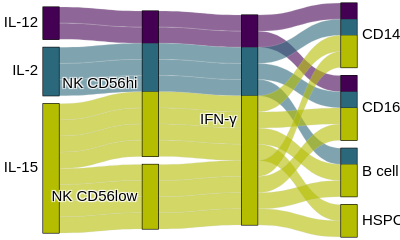

Here is the notebook cell this chart was saved with:
### Code cell
def create_parcats_diagram(df,
                           column_names, # List of column names in order
                           column_orders=None, # List of order lists, or None
                           title=None,
                           color_column=None, # Optional: column name to use for coloring paths
                           colorscale=None,  # Optional: Plotly colorscale for path_color_column)
    ):
    """
    Create a Parallel Categories (Parcats) diagram.

    Parameters:
    df (pd.DataFrame): DataFrame containing the data. Each row is an observation/path.
    column_names (list): List of strings, names of the columns to include as dimensions.
    column_orders (list of lists, optional): List where each element is a list of unique values 
                                             for the corresponding column in column_names, in desired order.
                                             If None, order is inferred from data.
    title (str, optional): Title of the diagram.
    color_column (str, optional): Name of a column in df whose values will be used to color the paths.
                                  This column's values should ideally be numeric for continuous coloring,
                                  or can be categorical if a suitable categorical colorscale is provided
                                  or if Plotly handles it by default.
    colorscale (str or list, optional): Plotly colorscale name (e.g., 'Viridis') or custom scale.
    category_spacing (float, optional): Spacing between categories on an axis (normalized, 0 to 1).
                                        Default is 0.03. Smaller values reduce space.
    """
    if len(column_names) < 2:
        raise ValueError("At least two columns must be specified for a Parcats diagram.")
    if column_orders and len(column_names) != len(column_orders):
        raise ValueError("Length of column_names and column_orders must match.")
    
    def _adaptive_spacing(df, cols, gap_total=0.25):
        n_cats  = {c: df[c].nunique() for c in cols}
        return {c: 0 if n_cats[c] == 1
                else gap_total/(n_cats[c]-1)
                for c in cols}
    spacings = _adaptive_spacing(df, column_names, gap_total=5)    
    print(spacings)
    
    dimensions = []
    for i, col_name in enumerate(column_names):
        if col_name not in df.columns:
            raise ValueError(f"Column '{col_name}' not found in DataFrame.")
        
        dim = dict(
            label=None,  # No explicit label for the dimension axis itself
            values=df[col_name],
            categoryspacing=spacings[col_name]  # Reduce vertical distance between categories
        )
        if column_orders and column_orders[i] is not None:
            unique_vals_in_df = df[col_name].unique()
            ordered_categories = [val for val in column_orders[i] if val in unique_vals_in_df]
            for val in unique_vals_in_df:
                if val not in ordered_categories:
                    ordered_categories.append(val)
            dim['categoryarray'] = ordered_categories
        dimensions.append(dim)
    
    if 'count' not in df.columns: 
        grouped_df = df.groupby(column_names, observed=True).size().reset_index(name='_parcats_count_')
        # Rebuild dimensions based on grouped_df
        dimensions = []
        for i, col_name in enumerate(column_names):
            dim = dict(
                label=None, 
                values=grouped_df[col_name],
            )
            if column_orders and column_orders[i] is not None:
                unique_vals_in_grouped_df = grouped_df[col_name].unique()
                ordered_categories = [val for val in column_orders[i] if val in unique_vals_in_grouped_df]
                for val in unique_vals_in_grouped_df:
                    if val not in ordered_categories:
                        ordered_categories.append(val)
                dim['categoryarray'] = ordered_categories
            dimensions.append(dim)
        counts_values = grouped_df['_parcats_count_']
    else: 
        counts_values = df['count']
        
    parcats_data = dict(
        dimensions=dimensions,
        counts=counts_values, 
        line=dict(shape='hspline') 
    )

    if color_column:
        # Determine which DataFrame to use for color data
        color_data_source_df = grouped_df if 'grouped_df' in locals() else df
        
        if color_column not in color_data_source_df.columns:
             raise ValueError(f"Color column '{color_column}' not found in the relevant DataFrame.")
        
        color_data_values = color_data_source_df[color_column]

        if pd.api.types.is_numeric_dtype(color_data_values):
            parcats_data['line']['color'] = color_data_values
            parcats_data['line']['edgecolor'] = "none"
            parcats_data['line']['showscale'] = True 
            if colorscale:
                parcats_data['line']['colorscale'] = colorscale
        else: 
            unique_color_categories = color_data_values.astype('category')
            parcats_data['line']['color'] = unique_color_categories.cat.codes
            if colorscale: 
                 parcats_data['line']['colorscale'] = colorscale


    fig = go.Figure(data=[go.Parcats(parcats_data)])
    
    fig.update_layout(
        title=title,
        margin=dict(l=2.5, r=2.5, t=20 if title else 2.5, b=2.5),
        width=400,
        height=160,
        font=dict(size=18, family="Helvetica", color='black') # Global font color
    )
    return fig

# Define the full list of orderings for Parcats
column_order = ["primary_cytokine", "secreting_cell_types", "secondary_cytokine", "responding_cell_type"]
all_column_orders = [
    ["IL-12", "IL-2", "IL-15", "TSLP", "IFN-γ"], 
    ['NK CD56hi', 'NK CD56low', "cDC", "HSPC"],
    #["IFN-γ", "TL1A", "IL-15"], 
    ["IFN-γ"], 
    ['CD14 Mono', 'CD16 Mono','B cell', 'CD8 T cell', 'Treg', 'NKT', 'ILC', 'pDC', 'cDC', 'HSPC', 'CD4 T cell', 'MAIT', 'NK CD56hi', 'NK CD56low'],
]

# Pre-order the DataFrame based on the column orders
df_all_secondary_responses_filter = df_all_secondary_responses.copy()
# Create ordered categorical columns for each dimension
for col, order in zip(column_order, all_column_orders):
    df_all_secondary_responses_filter[col] = pd.Categorical(
        df_all_secondary_responses_filter[col],
        categories=order,
        ordered=True
    )
# Sort the DataFrame based on the ordered columns
df_all_secondary_responses_filter = df_all_secondary_responses_filter.sort_values(by=column_order)


fig_parcats = create_parcats_diagram(
    df=df_all_secondary_responses_filter,
    column_names=column_order,
    column_orders=all_column_orders,
    color_column=column_order[0],
    colorscale=[ [0.0, "#440154"], [0.7, "#21918c"], [0.92, "#fde725"], [1.0, "#b5bd00"] ],  # Custom Viridis: last color is darker yellow-green
)
fig_parcats.show()
fig_parcats.write_image(os.path.join(plot_folder, f"6.1.5_secondary_response_parcats.svg"), engine="kaleido")
fig_parcats.write_image(os.path.join(plot_folder, f"6.1.5_secondary_response_parcats.png"), engine="kaleido")

### Figure 1 — Plotly figure (JSON) as saved in the notebook; plotly's stock layout.template omitted (floating-point values rounded to 4 significant figures)
{"data": [{"counts": [1, 1, 1, 1, 1, 1, 1, 1, 1, 1, 1, 1, 1], "dimensions": [{"categoryarray": ["IL-12", "IL-2", "IL-15"], "values": ["IL-12", "IL-12", "IL-2", "IL-2", "IL-2", "IL-15", "IL-15", "IL-15", "IL-15", "IL-15", "IL-15", "IL-15", "IL-15"]}, {"categoryarray": ["NK CD56hi", "NK CD56low"], "values": ["NK CD56hi", "NK CD56hi", "NK CD56hi", "NK CD56hi", "NK CD56hi", "NK CD56hi", "NK CD56hi", "NK CD56hi", "NK CD56hi", "NK CD56low", "NK CD56low", "NK CD56low", "NK CD56low"]}, {"categoryarray": ["IFN-γ"], "values": ["IFN-γ", "IFN-γ", "IFN-γ", "IFN-γ", "IFN-γ", "IFN-γ", "IFN-γ", "IFN-γ", "IFN-γ", "IFN-γ", "IFN-γ", "IFN-γ", "IFN-γ"]}, {"categoryarray": ["CD14 Mono", "CD16 Mono", "B cell", "HSPC"], "values": ["CD14 Mono", "CD16 Mono", "CD14 Mono", "CD16 Mono", "B cell", "CD14 Mono", "CD16 Mono", "B cell", "HSPC", "CD14 Mono", "CD16 Mono", "B cell", "HSPC"]}], "line": {"color": [0, 0, 1, 1, 1, 2, 2, 2, 2, 2, 2, 2, 2], "colorscale": [[0, "#440154"], [0.7, "#21918c"], [0.92, "#fde725"], [1, "#b5bd00"]], "shape": "hspline"}, "type": "parcats"}], "layout": {"font": {"color": "black", "family": "Helvetica", "size": 18}, "height": 160, "margin": {"b": 2.5, "l": 2.5, "r": 2.5, "t": 2.5}, "title": {}, "width": 400}}
